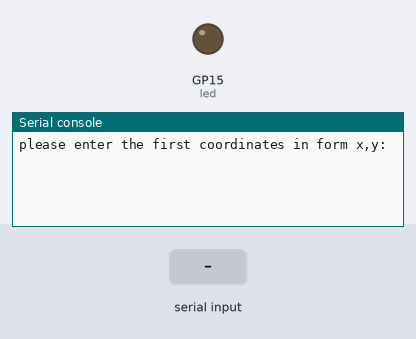
Bench run of a program on a simulated Raspberry Pi Pico running CircuitPython. On the bench: output pins drawn as LEDs (lit = HIGH), the last lines printed to the serial console. The inputs (shaded band) are chosen by the test bench.

Above: at 1.2 s.
1.3 s: "0" typed at the serial console, then Enter
At 1.9 s:
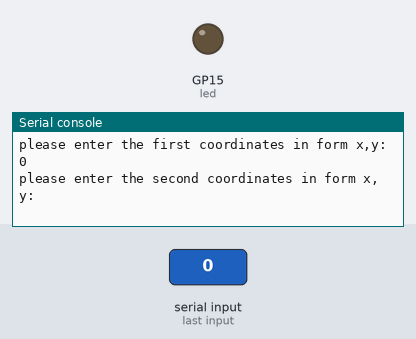
2.8 s: "5" typed at the serial console, then Enter
At 4.0 s:
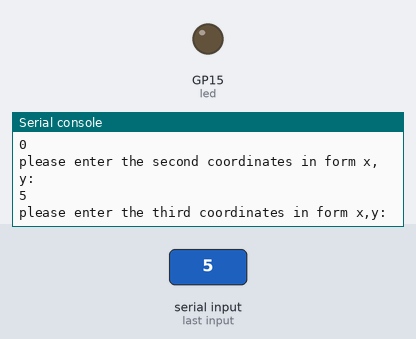
4.3 s: "90" typed at the serial console, then Enter
At 5.4 s:
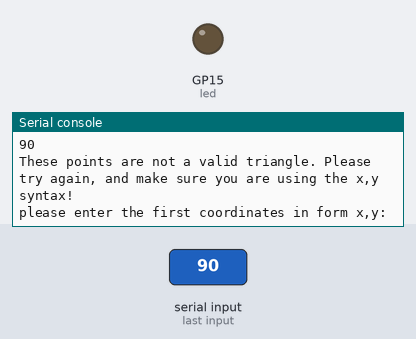

The program:

code.py
```python
# type: ignore

import time
import board
import digitalio
import adafruit_mpu6050
import busio
from adafruit_display_text import label
import adafruit_displayio_ssd1306
import displayio
from adafruit_display_shapes.triangle import Triangle
from adafruit_display_shapes.line import Line
from adafruit_display_shapes.circle import Circle
displayio.release_displays()

# assigning  pico pins to the accelerometer pins
sda_pin = board.GP16   # sda = Serial Data
scl_pin = board.GP17   # scl = Serial Clock
i2c = busio.I2C(scl_pin, sda_pin)
led = digitalio.DigitalInOut(board.GP15)
led.direction = digitalio.Direction.OUTPUT

mpu = adafruit_mpu6050.MPU6050(i2c, address=0x68)

display_bus = displayio.I2CDisplay(i2c, device_address=0x3d, reset=board.GP12)
display = adafruit_displayio_ssd1306.SSD1306(display_bus, width=128, height=64)


def triangle_area(x1y1,x2y2,x3y3):   # makes a function with parameters for x,y coordinates


    try:    # tests a block of code for errors

    # splits the x1y1 coordinates into separate variables like x1, y1.
        x1y1 = x1y1.split(",")
        x2y2 = x2y2.split(",")
        x3y3 = x3y3.split(",")

    # turns the inputed string in x1 y1 into number forms.
        x1 = float(x1y1[0])
        y1 = float(x1y1[1])
        x2 = float(x2y2[0])   #[0] means that after every comma, the number order always becomes 0 and goes on before another comma is added
        y2 = float(x2y2[1])   #[1] means that the next inputed string you be under value 1
        x3 = float(x3y3[0])
        y3 = float(x3y3[1])

        area = (1/2)*abs(x1*(y2-y3) + x2*(y3-y1) + x3*(y1-y2))   # The equation for calucalting the area of a triangle with three vertecies

           # create the display group
        splash = displayio.Group()

        # A line is called using the endpoints of the line, (x1,y1) and (x2,y2)
        hline = Line(64,0,64,64, color=0xFFFF00)
        splash.append(hline)

        # A second line is called to make the horizontal line
        vline = Line(0,32,128,32, color=0xFFFF00)
        splash.append(vline)

        # A circle is called using the center point (x,y) and the radius (r)
        circle = Circle(64, 32, 4, outline=0xFFFF00)
        splash.append(circle)

        triangle = Triangle(int(x1), int(y1), int(x2), int(y2), int(x3), int(y3), outline=0xFFFF00)
        splash.append(triangle)
        # send display group to screen
        display.show(splash)


        return area

    except:   # lets you handle the error
        print("These points are not a valid triangle. Please try again, and make sure you are using the x,y syntax!")
        area = 0
        return area

# asks the user for three x,y coordinates
while True:

    print ("please enter the first coordinates in form x,y: ")
    x1y1 = input()
    print ("please enter the second coordinates in form x,y: ")
    x2y2 = input()
    print ("please enter the third coordinates in form x,y: ")
    x3y3 = input()

    area = triangle_area(x1y1,x2y2,x3y3)   # assigns the coordiantes to area

    if area == 0:
        continue
    else:  # prints out the calculated area
        area = print(f" the Area of {x1y1} + {x2y2} + {x3y3} is {area} square km.")
```

Measured:
- after the input at 1.3 s, the serial console: prints a new line at once (image 1)
- after the input at 2.8 s, the serial console: prints a new line at once (image 2)
- after the input at 4.3 s, the serial console: prints a new line at once (image 3)
